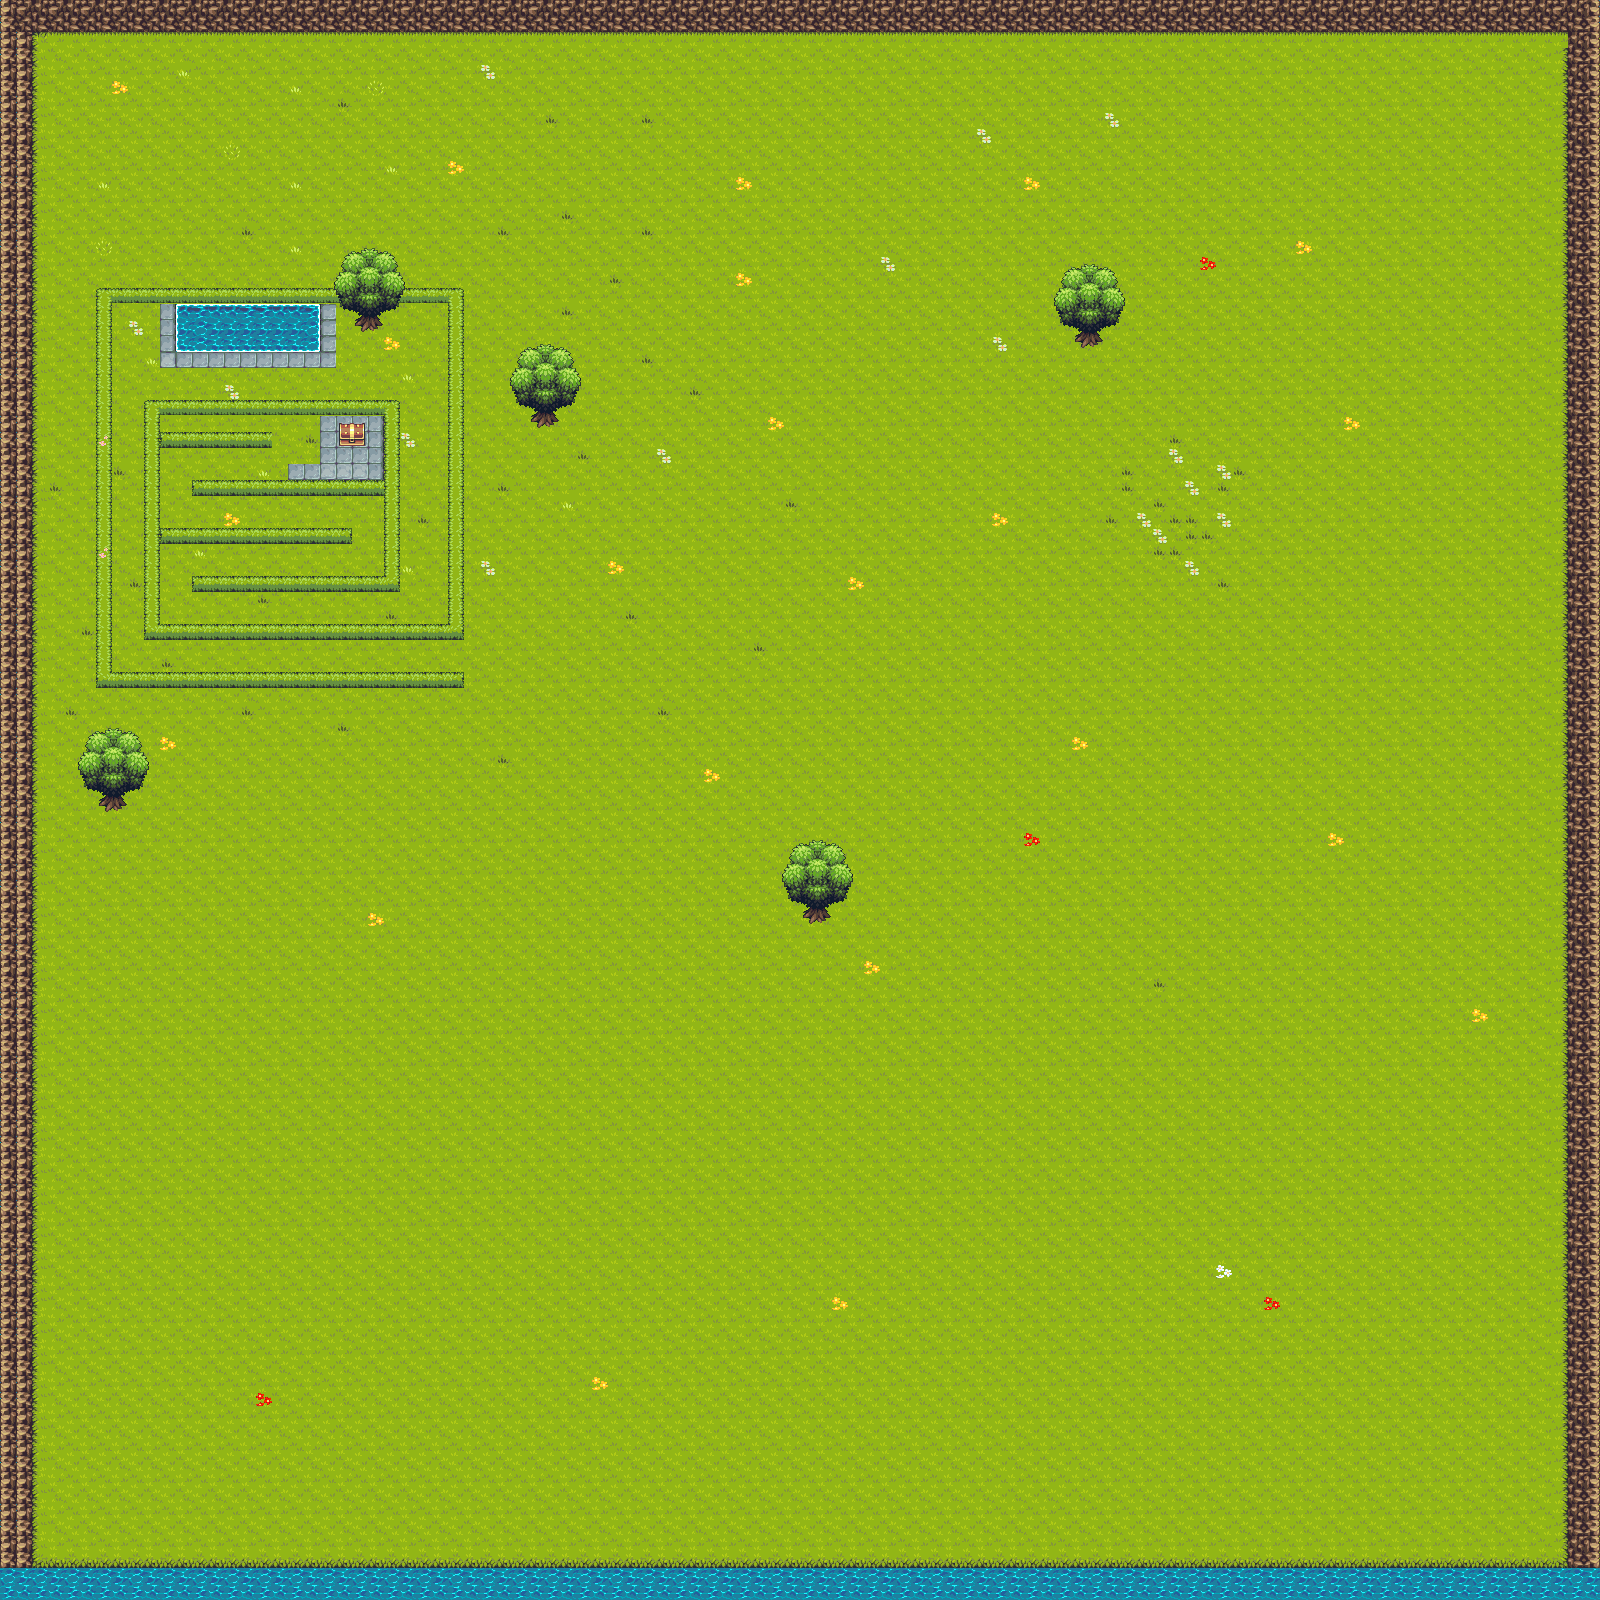

A 2D game scene composited from a Tiled map and its tileset images. What follows is a short description and the map's XML, with each tile layer's data collapsed to a summary:
An orthogonal 100x100 tile map with 16x16 px tiles, 5 tile layers (layer1, water, flowers, laeyr2, ...) and 7 objects (6x collide, player-spawn).

<map version="1.2" tiledversion="1.3.1" orientation="orthogonal" renderorder="right-down" compressionlevel="0" width="100" height="100" tilewidth="16" tileheight="16" infinite="0" nextlayerid="9" nextobjectid="16">
 <tileset firstgid="1" source="tiles12.tsx" />
 <layer id="1" name="layer1" width="100" height="100">
  <data>[10000 cells, 10000 non-empty, 28 distinct tile ids]</data>
 </layer>
 <layer id="4" name="water" width="100" height="100">
  <data>[10000 cells, 27 non-empty, 11 distinct tile ids]</data>
 </layer>
 <layer id="2" name="flowers" width="100" height="100">
  <data>[10000 cells, 30 non-empty, 3 distinct tile ids]</data>
 </layer>
 <layer id="3" name="laeyr2" width="100" height="100">
  <properties>
   <property name="walkable" type="bool" value="false" />
  </properties>
  <data>[10000 cells, 1183 non-empty, 41 distinct tile ids]</data>
 </layer>
 <layer id="8" name="Слой тайлов 5" width="100" height="100">
  <properties>
   <property name="sort" type="bool" value="true" />
  </properties>
  <data>[10000 cells, 185 non-empty, 41 distinct tile ids]</data>
 </layer>
 <objectgroup id="5" name="objects">
  <object id="1" type="collide" x="340.5" y="432.5" width="23" height="13.25">
   <properties>
    <property name="alert" value="Вот это да, это же ящик" />
   </properties>
  </object>
  <object id="3" type="collide" x="357" y="303.333" width="21.5" height="21.5" />
  <object id="4" type="collide" x="533.333" y="394.833" width="22" height="27.3333" />
  <object id="6" type="collide" x="102.5" y="787" width="19" height="21.5" />
  <object id="7" type="collide" x="808" y="895" width="18" height="24" />
  <object id="9" type="collide" x="1077" y="325.5" width="22.5" height="9.25" />
  <object id="15" type="player-spawn" x="846.667" y="106.667" width="34.6667" height="36" />
 </objectgroup>
</map>
